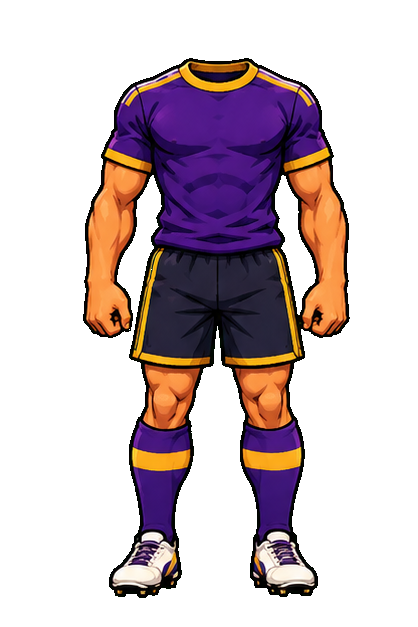
#> input picture references/analysis/stand_master_ai_v1/body/views_v3/headless_body_sheet_chroma_transparent_01.png, 418 x 627 px, found by its file name; its folder holds 4 pictures in this run
$ python normalize_run_anchors.py
#> lines starting #> are read from the running program, lines starting #| are printed output that depends on the picture
#> further down, ref is the input picture: PIL image 418x627 RGBA; mean R, G, B, A 36.9, 184.5, 25.8, 85
from PIL import Image
from pathlib import Path
root=Path(r'D:\My Projects\Supermagic_Football\SuperMagicFootball\references\analysis\stand_master_ai_v1')
views=['front','threeQuarterFrontLeft','left','threeQuarterBackLeft','back']
out=root/'body'/'run_frames_aligned';out.mkdir(parents=True,exist_ok=True)
def alpha_box(im,threshold=128): return im.getchannel('A').point(lambda z:255 if z>=threshold else 0).getbbox()
def collar(im):
 p=im.load(); bb=alpha_box(im,128); x0,y0,x1,y1=bb; w=x1-x0; h=y1-y0
#> after `bb = alpha_box(im, 128)`: bb = (83, 58, 350, 598)
#> after `x0, y0, x1, y1 = bb`: x0 = 83; y0 = 58; x1 = 350; y1 = 598
#> after `w = x1 - x0`: w = 267
#> after `h = y1 - y0`: h = 540
 top_x=[]
 for y in range(y0,min(y1,y0+int(h*.12))):
  for x in range(x0,x1):
   if p[x,y][3]>=128:top_x.append(x)
 center=(min(top_x)+max(top_x))/2 if top_x else (x0+x1)/2
#> center = 217.5
 radius=max(22,int(w*.18)); choices=[]
#> after `radius = max(22, int(w * 0.18))`: radius = 48
 for y in range(y0,y0+int(h*.10)):
  xs=[]
  for x in range(max(x0,int(center-radius)),min(x1,int(center+radius)+1)):
   r,g,b,a=p[x,y]
   if a>=128 and r>140 and g>70 and r>g*1.12 and b<110:xs.append(x)
  if not xs:continue
  groups=[];s=last=xs[0]
  for x in xs[1:]:
   if x<=last+2:last=x
   else:groups.append((s,last));s=last=x
  groups.append((s,last))
  gs=[q for q in groups if q[1]-q[0]+1>=5]
  if gs:
   g=max(gs,key=lambda z:(z[1]-z[0]+1,-abs((z[0]+z[1])/2-center)))
   choices.append((g[1]-g[0]+1,(g[0]+g[1])/2,y))
#> this loop made 54 passes
#> g on passes 5 to 16: (240, 249), (193, 203), (195, 239), (199, 239), (198, 241), (197, 241), (192, 244), (195, 243), (200, 237), (205, 231), (178, 190), (176, 191)
#> after the loop, choices = 30 items, first 6: (10, 244.5, 62), (11, 198, 63), (45, 217, 64), (41, 219, 65), (44, 219.5, 66), (45, 219, 67)
 if not choices:raise RuntimeError('collar not found')
 return max(choices,key=lambda z:z[0]),bb
for i,v in enumerate(views,1):
 ref=Image.open(root/'body'/'views_v3'/f'headless_body_sheet_chroma_transparent_{i:02}.png').convert('RGBA')
 (tw,tx,ty),rb=collar(ref);target_bottom=rb[3]-1
#> after `(tw, tx, ty), rb = collar(ref)`: tw = 58; tx = 218.5; ty = 83; rb = (83, 58, 350, 598)
#> after `target_bottom = rb[3] - 1`: target_bottom = 597
 target_x=512+(tx-ref.width/2);target_y=450+(ty-ref.height/2);target_bottom_local=450+(target_bottom-ref.height/2)
#> after `target_x = 512 + (tx - ref.width / 2)`: target_x = 521.5
#> after `target_y = 450 + (ty - ref.height / 2)`: target_y = 219.5
#> after `target_bottom_local = 450 + (target_bottom - ref.height / 2)`: target_bottom_local = 733.5
 for f in (1,2):
  p=root/'body'/'run_frames'/f'body_run_{v}_run_{f}.png'
  im=Image.open(p).convert('RGBA');(sw,sx,sy),sb=collar(im);src_bottom=sb[3]-1
#> after `(sw, sx, sy), sb = collar(im)`: sw = 58; sx = 218.5; sy = 83; sb = (83, 58, 350, 598)
#> after `src_bottom = sb[3] - 1`: src_bottom = 597
  scale_x=tw/sw;scale_y=(target_bottom_local-target_y)/(src_bottom-sy)
#> after `scale_x = tw / sw`: scale_x = 1
#> after `scale_y = (target_bottom_local - target_y) / (src_bottom - sy)`: scale_y = 1
  crop=im.crop(sb);crop.putalpha(crop.getchannel('A').point(lambda a:0 if a<48 else a))
#> after `crop = im.crop(sb)`:
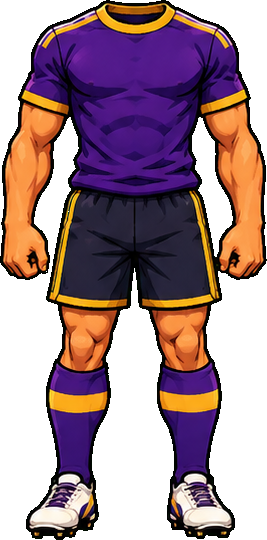
#> crop: PIL image 267x540 RGBA; mean R, G, B, A 64.6, 131.8, 45.5, 154.5; transparent parts drawn white
  nw=max(1,round(crop.width*scale_x));nh=max(1,round(crop.height*scale_y));crop=crop.resize((nw,nh),Image.Resampling.LANCZOS)
#> after `nw = max(1, round(crop.width * scale_x))`: nw = 267
#> after `nh = max(1, round(crop.height * scale_y))`: nh = 540
  px=round(target_x-(sx-sb[0])*scale_x);py=round(target_y-(sy-sb[1])*scale_y)
#> after `px = round(target_x - (sx - sb[0]) * scale_x)`: px = 386
#> after `py = round(target_y - (sy - sb[1]) * scale_y)`: py = 194
  canvas=Image.new('RGBA',(1024,900),(0,0,0,0));canvas.alpha_composite(crop,(px,py))
#> after `canvas = Image.new('RGBA', (1024, 900), (0, 0, 0, 0))`: canvas: PIL image 1024x900 RGBA; every value is 0
#> after `canvas.alpha_composite(crop, (px, py))`:
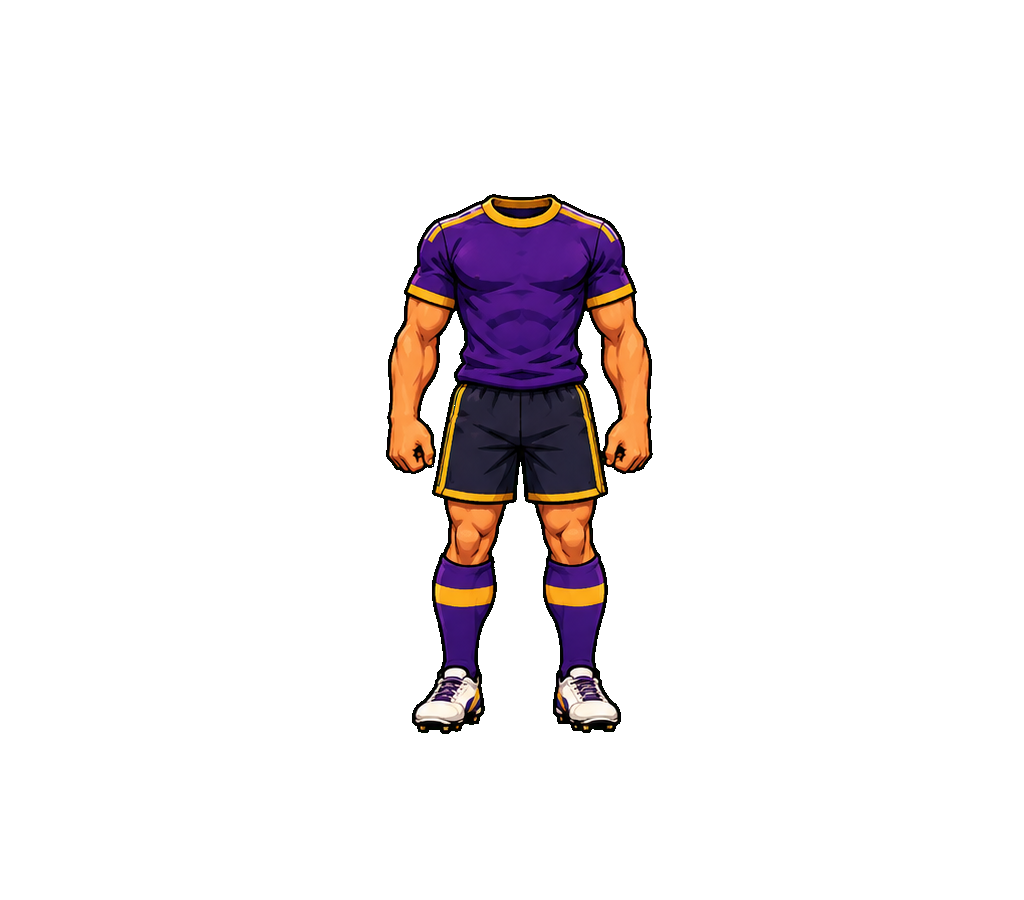
#> canvas: PIL image 1024x900 RGBA; mean R, G, B, A 9.9, 5.7, 7, 24.2; transparent parts drawn white
  dest=out/f'body_run_{v}_run_{f}.png';canvas.save(dest)
  cc,bb=collar(canvas)
#> cc = (58, 521.5, 219); bb = (386, 194, 653, 734)
  print(v,f,'scaleXY',round(scale_x,3),round(scale_y,3),'collar',cc,'bbox',alpha_box(canvas,128))
#| front 1 scaleXY 1.0 1.0 collar (58, 521.5, 219) bbox (386, 194, 653, 734)
#> pass 2 of the loop `for i,v in enumerate(views,1):`:
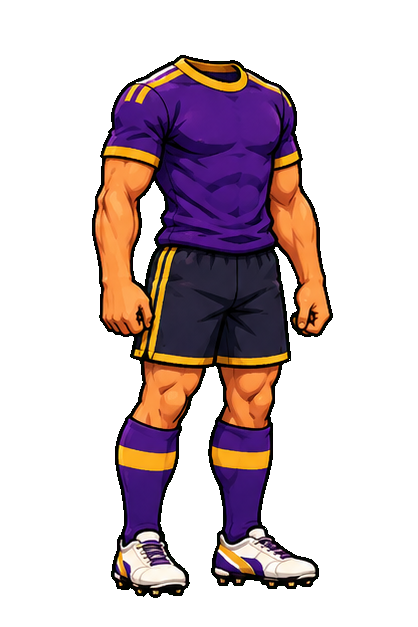
#> input picture references/analysis/stand_master_ai_v1/body/views_v3/headless_body_sheet_chroma_transparent_02.png, 418 x 627 px, found by its file name
#> ref is the input picture: PIL image 418x627 RGBA; mean R, G, B, A 36.7, 188.1, 25, 81.5
#> tw = 45; tx = 224; rb = (92, 55, 333, 598)
#> target_x = 527
#> sw = 45; sx = 224; sb = (92, 55, 333, 598)
#> `crop = im.crop(sb)`:
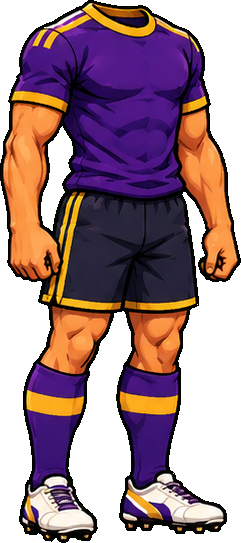
#> crop: PIL image 241x543 RGBA; mean R, G, B, A 70.3, 127.1, 48.2, 163.2; transparent parts drawn white
#> nw = 241
#> nh = 543
#> px = 395
#> py = 192
#> `canvas.alpha_composite(crop, (px, py))`:
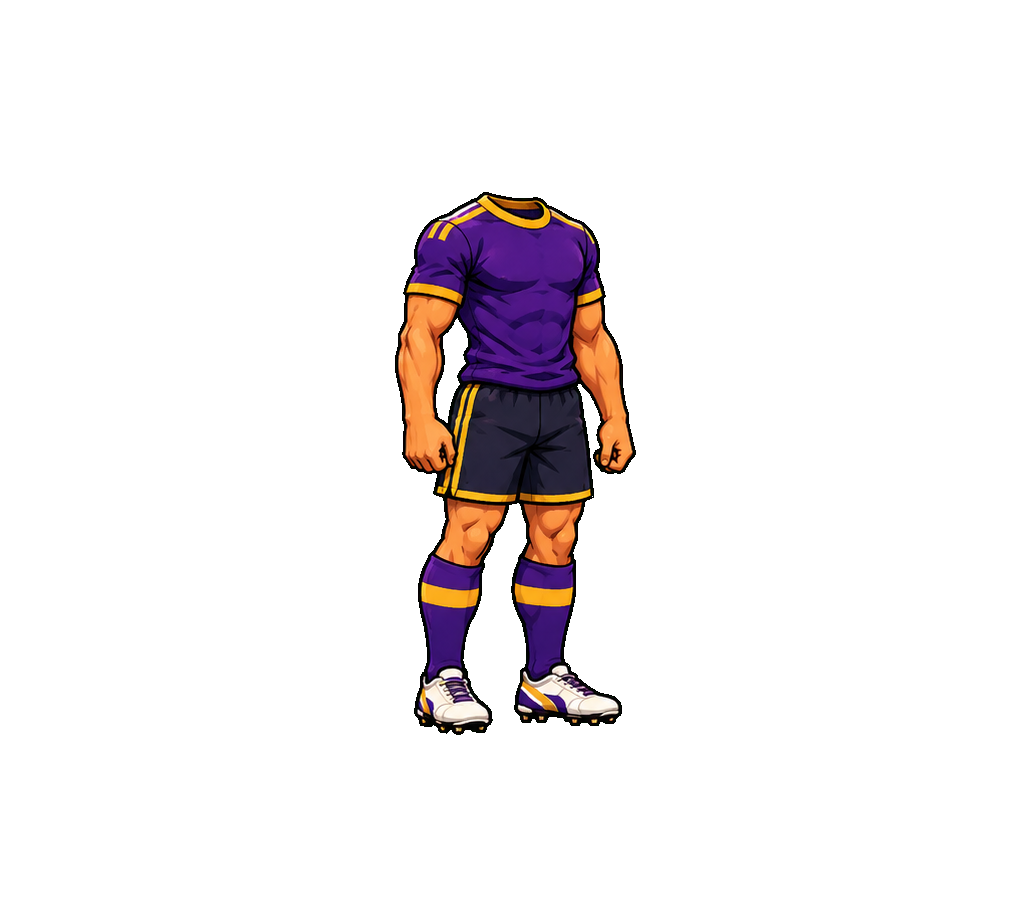
#> canvas: PIL image 1024x900 RGBA; mean R, G, B, A 9.8, 5.7, 6.7, 23.2; transparent parts drawn white
#> `cc,bb=collar(canvas)`: cc = (45, 527, 220); bb = (395, 192, 636, 735)
#| threeQuarterFrontLeft 1 scaleXY 1.0 1.0 collar (45, 527.0, 220) bbox (395, 192, 636, 735)
#> (the run stopped early here; a loop or call above may not have finished)
